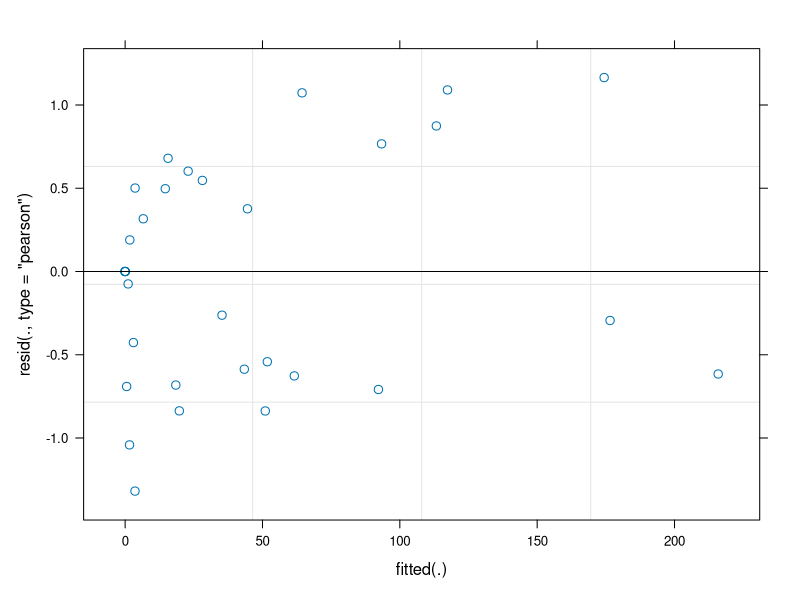
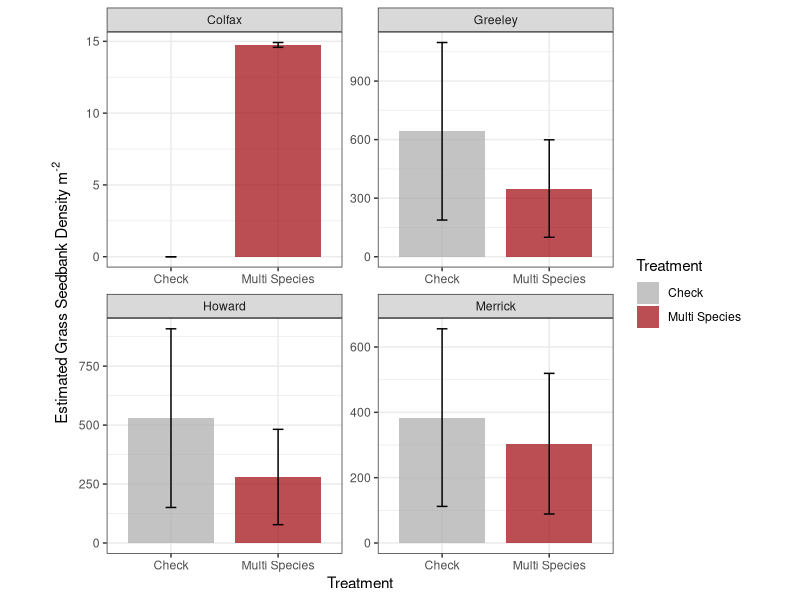

Generate these figures, in order, with R: (Note: this script raises an error after producing the figures.)
# Grass seedbank density
# Note: no grasses found at research stations in seedbanks

# LOAD LIBRARIES ---------------------------------------------------------------

library(readr)     # read in and output .csv files
library(tidyverse) # data cleaning, manipulation, joining, plotting, etc. (basically a powerhouse package!)
library(here)      # makes file paths for input and output cleaner
library(lme4)      # fits our models (LMM/GLMM)
library(lmerTest)  # helps provide ANOVA table from our LMM
library(emmeans)   # helps output our treatment means from our LMM
library(ggplot2)


# IMPORT COMBINED DATA ---------------------------------------------------------

combined.data2 <- read.csv(file = here("data","FINAL_DATA", "multi_combined.csv")) %>% 
  filter(Treatment != "VetchDNI") #do not use vetch data from ENREC, this filters it out
summary(combined.data2)

combined.data2$Treatment <- factor(combined.data2$Treatment, levels = c("Check","Cereal Rye","Hairy Vetch","Multi Species"))


# ON FARM ----------------------------------------------------------------------

# FIT GLMM FOR ON FARM 
totgrass.onfarm.glmer <- glmer.nb(totSeeds_Grasses ~ Treatment + Site + Treatment:Site + (1 | Rep:Site),
                                  data = combined.data2 %>% filter(Season == "Early", FieldType == "On Farm"))



# LOOK AT LMM OUTPUT
summary(totgrass.onfarm.glmer) 
car::Anova(totgrass.onfarm.glmer, type = "2") 
plot(totgrass.onfarm.glmer)

# GET TREATMENT MEANS OUT OF THE MODEL AND PLOT
totgrass.onfarm.emmeans <- emmeans(totgrass.onfarm.glmer, ~ Treatment | Site, type = "response")
totgrass.onfarm.emmeans %>% as_tibble()


# PLOT ESTIMATED TREATMENT MEANS
totgrass_onfarm_emmeansplot <- totgrass.onfarm.emmeans %>% 
  as_tibble() %>%
  ggplot(aes(x = Treatment, y = response*(1 / (((pi * 3.625^2) * 20 ) / 10000 )), fill = Treatment)) +
  geom_bar(stat = "identity", width = 0.8, alpha = 0.7) +
  geom_errorbar(aes(ymin = (response-SE)*(1 / (((pi * 3.625^2) * 20 ) / 10000 )), ymax = (response+SE)*(1 / (((pi * 3.625^2) * 20 ) / 10000 ))), width = 0.1) +
  facet_wrap(~Site, scales = "free") +
  theme_bw() +
  theme(aspect.ratio = 1) +
  scale_y_continuous(expression(paste("Estimated Grass Seedbank Density m"^"-2")))+
  scale_fill_manual(values = c("darkgray", "#9d0208"))
totgrass_onfarm_emmeansplot   

# COMPARE TREATMENTS WITHIN EACH SITE
totgrass.onfarm.trtdiff <- pairs(totgrass.onfarm.emmeans, reverse = T)
totgrass.onfarm.trtdiff %>% as_tibble() 



# RESEARCH STATION -------------------------------------------------------------

#Note: NO grasses found in the seedbanks at ENREC and SCAL!!! so this will not run.
# FIT GLMM FOR RESEARCH STATION
totgrass.research.glmer <- glmer.nb(totSeeds_Grasses ~ Treatment + Site + Treatment:Site + (1 | Rep:Site),
                                    data = combined.data2 %>% filter(Season == "Early", FieldType == "Research Station"))



# GGPLOT for on-farm only  --------------------------------------
#no grasses at enrec/scal. 
totgrass_onfarm_emmeansplot <- totgrass.onfarm.emmeans %>% 
  as_tibble() %>%
  ggplot(aes(x = Treatment, y = response*(1 / (((pi * 3.625^2) * 20 ) / 10000 )), fill = Treatment)) +
  geom_bar(stat = "identity", width = 0.8, alpha = 0.7) +
  geom_errorbar(aes(ymin = (response-SE)*(1 / (((pi * 3.625^2) * 20 ) / 10000 )), ymax = (response+SE)*(1 / (((pi * 3.625^2) * 20 ) / 10000 ))), width = 0.1) +
  facet_wrap(~Site) +
  theme_bw() +
  theme(aspect.ratio = 1) +
  ggtitle("Estimated Grass Seedbank Density")+
  theme(plot.title = element_text(size=20, hjust = 0.5))+
  scale_y_continuous(expression(paste("Estimated grass seedbank density in weed seeds m"^"-2")))+
  scale_fill_manual(values = c("darkgray", "#9d0208"))
totgrass_onfarm_emmeansplot   ### This turned out weird?

#saved 3/11/22
#ggsave(totgrass_onfarm_emmeansplot, file = "C:\\Users\\Owner\\OneDrive - University of Nebraska-Lincoln\\Graduate School\\Weed Seedbank Project\\WRITING\\Figures2\\Seedbank\\grassseedbank.png", dpi = 600, width = 6, height = 6)
